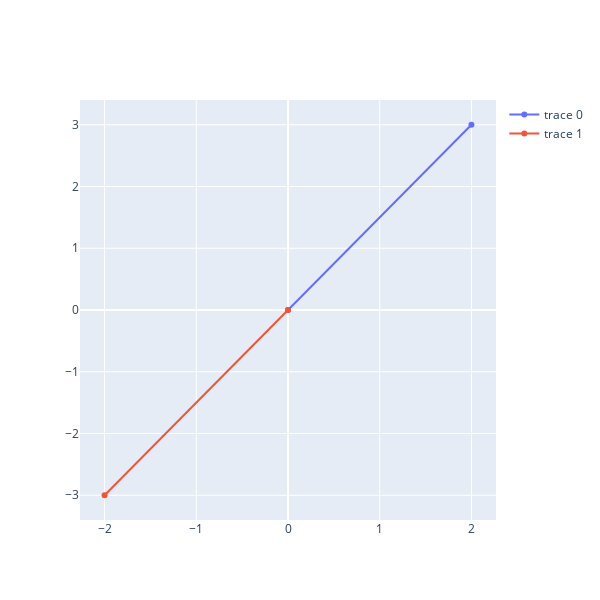

This figure's notebook cell:
### Markdown cell above
### Vector Addition<br>
Let $v$ be a 2-dimensional vector with components 
$\begin{align}
\vec{v} = 
\begin{bmatrix}
v1 \\
v2\end{bmatrix}
\end{align}$

Let $w$ be a 2-dimensional vector with components 
$\begin{align}
\vec{w} = 
\begin{bmatrix}
w1 \\
w2\end{bmatrix}
\end{align}$

The addition of the two vectors then looks like: <br>
$\begin{align}
\vec{v} + \vec{w} = 
\begin{bmatrix}
v1 + w1 \\
v2 + w2\end{bmatrix}
\end{align}$

This is essentially how **vector addition** looks like.

**Subtraction** occurs follows the same principle.
### Scalar Multiplication<br>
Going back to the vector $v$. If we multiply a constant $c$ to $v$ where $c$ can be any real number then we get the follow:
$\begin{align}
c\vec{v} = 
\begin{bmatrix}
cv1 \\
cv2\end{bmatrix}
\end{align}$

This $c$ constant is called the scalar and this operation is called **scalar multiplication**.

### Notice that the sum of -v and v is the zero vector. This is 0, which is not the same as the number zero! The vector 0 has components 0 and 0.
### What does this mean?
### Zero Vector $\vec{0}$
- The zero vector, often denoted as $\vec{0}$, is a vector in a vector space where all of its components are zero.
- For example, in 2-dimensional space, the zero vector is $\vec{0} = \begin{bmatrix} 0 \\ 0 \end{bmatrix}$. In 3-dimensional space, it would be $\vec{0} = \begin{bmatrix} 0 \\ 0 \\ 0 \end{bmatrix}$.
- The zero vector has both a magnitude of zero and no specific direction.
- It is the additive identity in vector spaces, meaning for any vector $\vec{v}$, adding the zero vector results in $\vec{v}$ itself: $\vec{v} + \vec{0} = \vec{v}$.

### Number Zero ($0$)
- The number zero is a scalar, a real number (or a complex number, depending on the context) that represents the absence of any quantity.
- It is the additive identity in the field of real numbers (or any other number field), meaning for any real number $x$, adding zero results in $x$: $x + 0 = x$.

### Key Differences
- **Nature**: The zero vector is a vector, which means it has components, and it exists in a vector space. The number zero is a scalar, existing in a number field like the real numbers.
- **Representation**: The zero vector is written as a vector (e.g., $\begin{bmatrix} 0 \\ 0 \end{bmatrix}$ in 2D), while the number zero is written as $0$.
- **Context of Use**: The zero vector is used in operations involving vectors, while the number zero is used in operations involving scalars.

### Example

### Code cell
v = np.array([2,3])
w = (-1)*v
print("v + (-v)",v + w)

fig = go.Figure()

fig.add_trace(go.Scatter(x = [0, v[0]],
                         y = [0, v[1]],))

fig.add_trace(go.Scatter(x = [0, w[0]],
                         y = [0, w[1]],))

fig.update_layout(width = 600,
                  height = 600)

### Figure 1 — Plotly figure (JSON) as saved in the notebook; plotly's stock layout.template omitted (floating-point values rounded to 4 significant figures)
{"data": [{"type": "scatter", "x": [0, 2], "y": [0, 3]}, {"type": "scatter", "x": [0, -2], "y": [0, -3]}], "layout": {"height": 600, "width": 600}}
